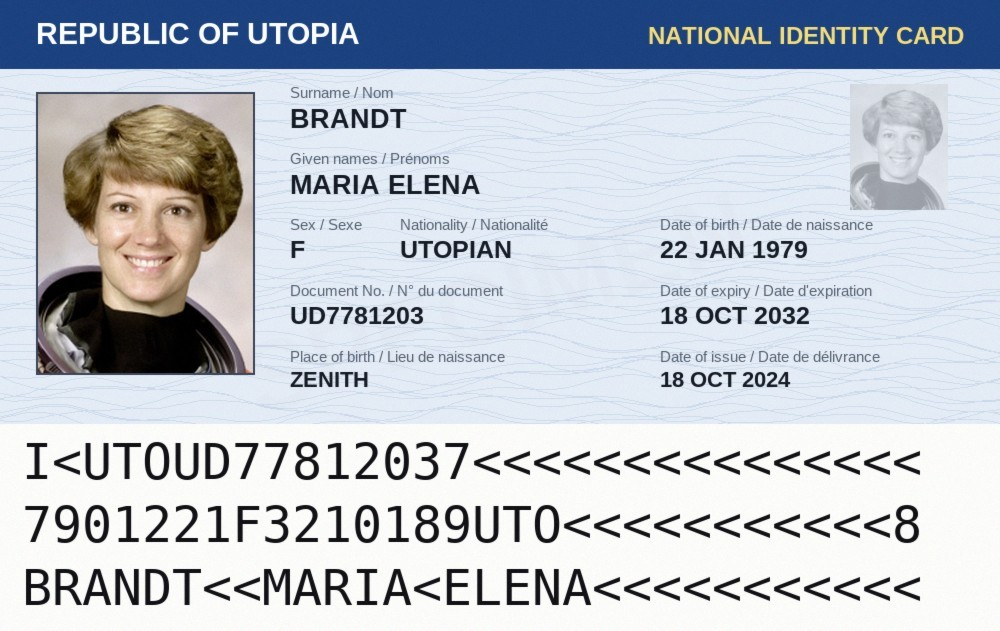
#> input picture data/samples/alias_identity/id_card.jpg, 1000 x 631 px
$ python -i stamps.py   (imports and definitions only)   (older library calls are emulated)
#> lines starting #> are read from the running program, lines starting #| are printed output that depends on the picture; after the words box and inside, x2 and y2 are one past the last pixel; in counts of white or black regions, pixels touching at a corner belong together
#> further down, picture is the input picture: shape (631, 1000, 3); mean B, G, R 206.8, 197.7, 191.4
### docscreen/modules/result.py
"""Shared result shape used by every analysis module.

    {"status": "ok" | "warn" | "fail" | "skipped",
     "findings": [{"severity", "code", "text", "bbox": [x, y, w, h] | None}],
     "details": {...}}

Severities (lowest to highest): info, low, medium, high, critical.
"""
from __future__ import annotations

SEVERITIES = ("info", "low", "medium", "high", "critical")
_RANK = {s: i for i, s in enumerate(SEVERITIES)}


# [7 lines left out: function finding, not called in this run]


def status_from(findings: list[dict]) -> str:
    worst = max((_RANK[f["severity"]] for f in findings), default=0)
    if worst >= _RANK["high"]:
        return "fail"
    if worst >= _RANK["low"]:
        return "warn"
    return "ok"


def result(findings: list[dict] | None = None, details: dict | None = None, status: str | None = None) -> dict:
    findings = findings or []
    return {"status": status or status_from(findings), "findings": findings, "details": details or {}}


def skipped(reason: str) -> dict:
    return {"status": "skipped", "findings": [], "details": {"reason": reason}}


def worst(findings: list[dict]) -> str:
    return max((f["severity"] for f in findings), key=lambda s: _RANK[s], default="info")

### docscreen/modules/stamps.py
"""Stamp analysis: locate ink stamps, flag cloned stamps and stamps that lack real ink texture."""
from __future__ import annotations

import cv2
import numpy as np

from .result import finding, result


def find_stamps(img_bgr: np.ndarray, exclude: list[list[int]] | None = None) -> list[dict]:
    H, W = img_bgr.shape[:2]
#> H = 631; W = 1000
    hsv = cv2.cvtColor(img_bgr, cv2.COLOR_BGR2HSV)
#> hsv: shape (631, 1000, 3); mean H, S, V 76.3, 39.6, 210.4
    ink = ((hsv[..., 1] > 60) & (hsv[..., 2] < 225)).astype(np.uint8)
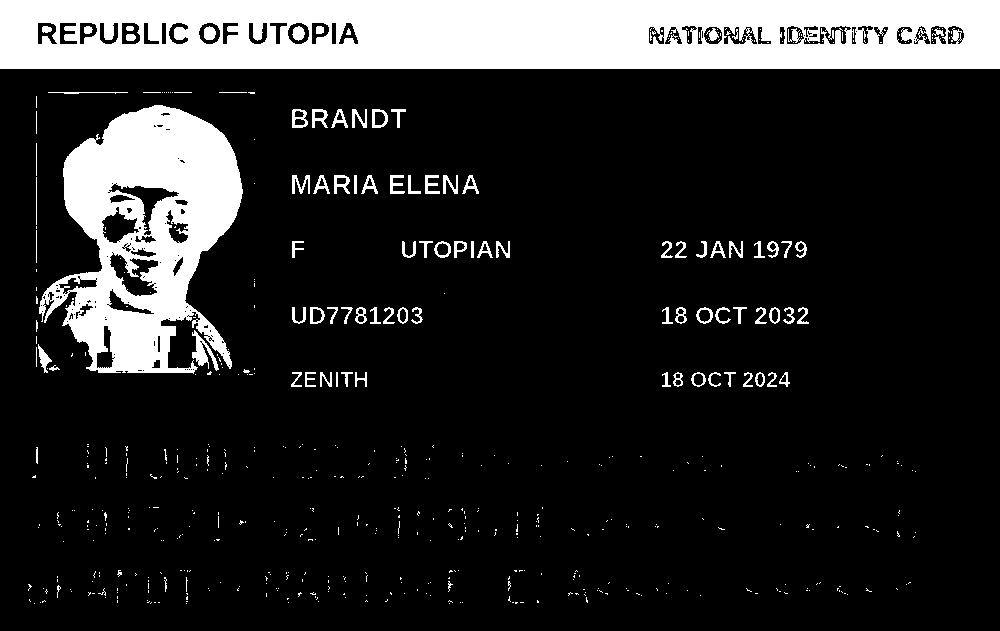
#> ink: shape (631, 1000); values 0 (black) and 1 (white), 16.3% white; 577 white regions (484 under 20 px), largest, box (x1, y1, x2, y2) and area: (0, 0, 1000, 69) 63078, (39, 105, 243, 374) 30062, (192, 330, 219, 371) 405
    for e in exclude or []:
        x, y, w, h = e
        ink[max(0, y - 8): y + h + 8, max(0, x - 8): x + w + 8] = 0
    closed = cv2.morphologyEx(ink, cv2.MORPH_CLOSE, cv2.getStructuringElement(cv2.MORPH_ELLIPSE, (21, 21)))
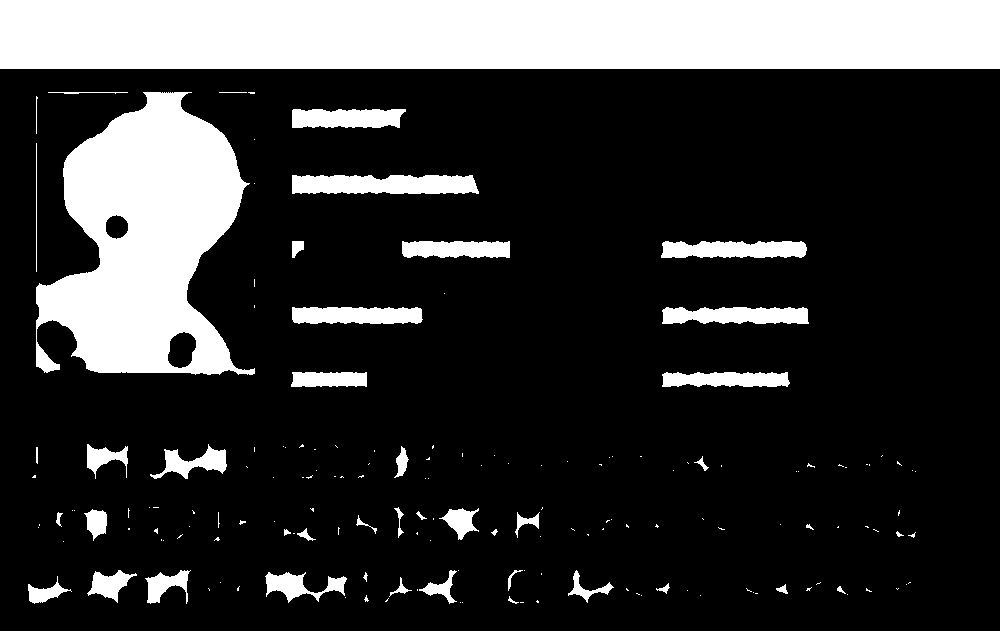
#> closed: shape (631, 1000); values 0 (black) and 1 (white), 20.9% white; 167 white regions (122 under 20 px), largest, box (x1, y1, x2, y2) and area: (0, 0, 1000, 69) 69000, (36, 92, 255, 375) 37968, (292, 175, 479, 194) 3201
    n, lab, stats, _ = cv2.connectedComponentsWithStats(closed, 8)
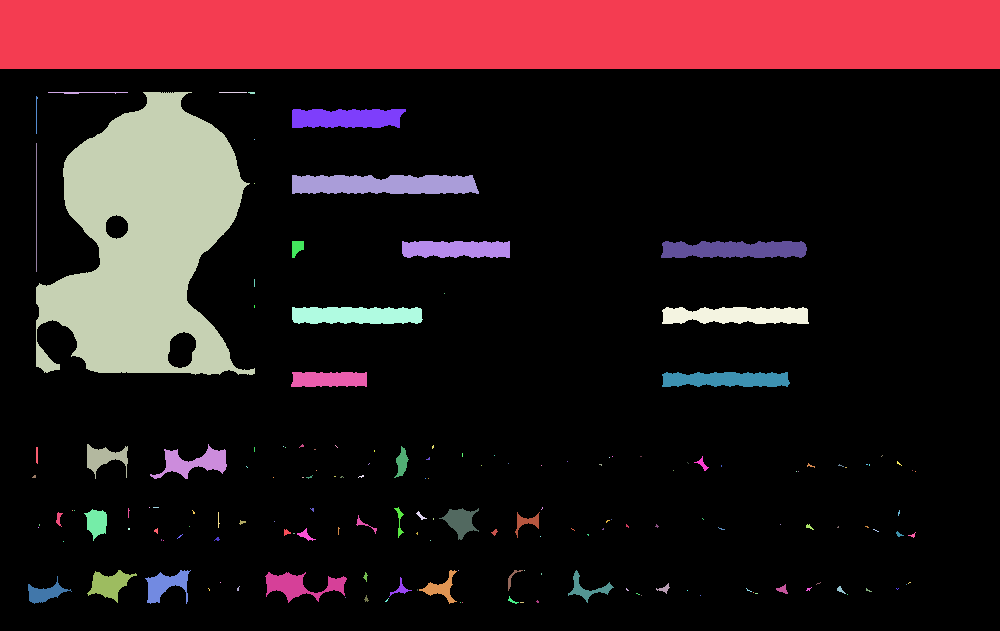
#> lab: shape (631, 1000) int32; 168 distinct labels, from 0 to 167; one colour per label, 0 black
#> n = 168; stats = 168 rows, first 6: [0, 69, 1000, 562, 499216], [0, 0, 1000, 69, 69000], [48, 92, 80, 2, 96], [36, 92, 219, 283, 37968], [219, 92, 28, 1, 28], [248, 92, 7, 2, 12]
    out = []
    for i in range(1, n):
        x, y, w, h, area = stats[i]
        if w < 70 or h < 55 or w > 0.45 * W or h > 0.45 * H:
            continue
        if not 0.45 < w / h < 2.2:
            continue
        core = ink[y:y + h, x:x + w]
        fill = float(core.mean())
        if fill > 0.40 or fill < 0.03:  # photos are dense, stray colour is sparse; stamps are line art
            continue
        s = hsv[y:y + h, x:x + w, 1].astype(np.float32)
        m = core.astype(bool)
        inner = cv2.erode(core, np.ones((3, 3), np.uint8)).astype(bool)
        vals = s[inner] if inner.sum() > 40 else s[m]
        cv = float(vals.std() / (vals.mean() + 1e-6))
        out.append({"bbox": [int(x), int(y), int(w), int(h)], "fill": round(fill, 3), "ink_cv": round(cv, 3),
                    "hue": int(np.median(hsv[y:y + h, x:x + w, 0][m]))})
#> this loop made 167 passes
#> pass 3, in find_stamps, `core = ink[y:y + h, x:x + w]`:
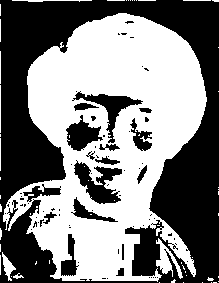
#> core: shape (283, 219); values 0 (black) and 1 (white), 50.3% white; 79 black regions (62 under 20 px), largest, box (x1, y1, x2, y2) and area: (0, 0, 219, 283) 26231, (74, 160, 122, 204) 1012, (72, 91, 143, 143) 833
#> after the loop, out = []
    out.sort(key=lambda s: (s["bbox"][1], s["bbox"][0]))
    return out


def _ncc(a: np.ndarray, b: np.ndarray) -> float:
    h, w = min(a.shape[0], b.shape[0]), min(a.shape[1], b.shape[1])
    a, b = a[:h, :w].astype(np.float32).ravel(), b[:h, :w].astype(np.float32).ravel()
    a, b = a - a.mean(), b - b.mean()
    return float(a @ b / (np.linalg.norm(a) * np.linalg.norm(b) + 1e-9))


def _orb_clone(a: np.ndarray, b: np.ndarray) -> float:
    """Cloned-and-rotated/scaled stamp: align a onto b with matched feature points and return the
    correlation of the aligned crops (0 when no consistent alignment exists)."""
    orb = cv2.ORB_create(600)
    ka, da = orb.detectAndCompute(a, None)
    kb, db = orb.detectAndCompute(b, None)
    if da is None or db is None or len(ka) < 12 or len(kb) < 12:
        return 0.0
    matches = cv2.BFMatcher(cv2.NORM_HAMMING).knnMatch(da, db, k=2)
    good = [m[0] for m in matches if len(m) == 2 and m[0].distance < 0.7 * m[1].distance]
    if len(good) < 12:
        return 0.0
    src = np.float32([ka[m.queryIdx].pt for m in good])
    dst = np.float32([kb[m.trainIdx].pt for m in good])
    M, inl = cv2.estimateAffinePartial2D(src, dst, method=cv2.RANSAC, ransacReprojThreshold=3.0)
    if M is None or inl.sum() < 12:
        return 0.0
    warped = cv2.warpAffine(a, M, (b.shape[1], b.shape[0]), borderMode=cv2.BORDER_REPLICATE)
    return _ncc(warped, b)


def _acuity(gray: np.ndarray, box) -> float:
    x, y, w, h = box
    roi = gray[y:y + h, x:x + w].astype(np.float32)
    gm = np.hypot(cv2.Sobel(roi, cv2.CV_32F, 1, 0), cv2.Sobel(roi, cv2.CV_32F, 0, 1))
    con = np.percentile(roi, 97) - np.percentile(roi, 1) + 1e-6
    return float(np.percentile(gm, 99.5) / con)


def analyse(img_bgr: np.ndarray, exclude: list[list[int]] | None = None) -> dict:
    stamps = find_stamps(img_bgr, exclude)
#> stamps = []
    gray = cv2.cvtColor(img_bgr, cv2.COLOR_BGR2GRAY)
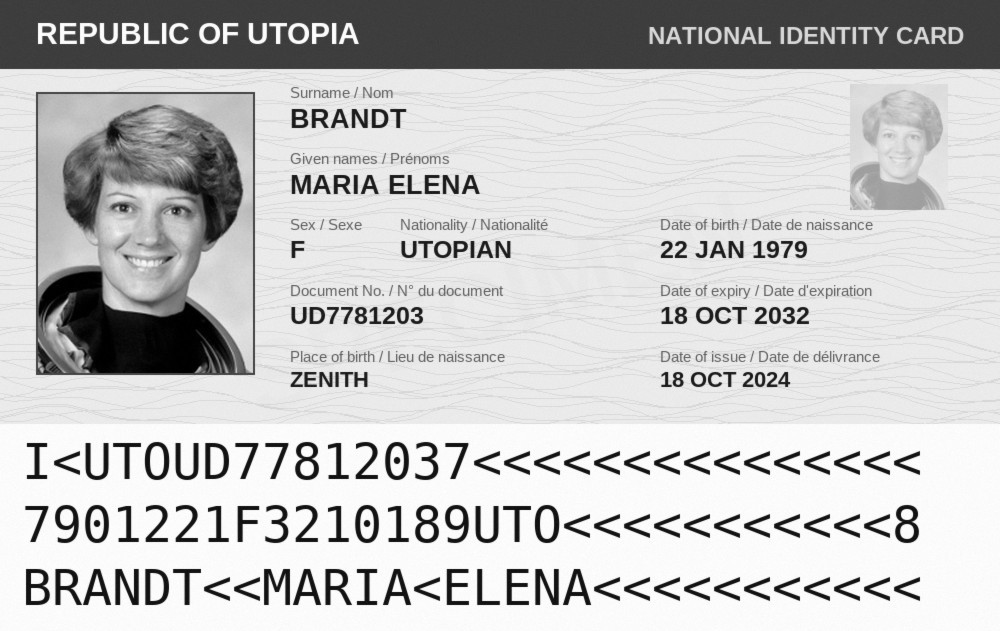
#> gray: shape (631, 1000); min 0, max 255, mean 196.9
    fs = []
    ref = 0.0
    for i in range(len(stamps)):
        for j in range(i + 1, len(stamps)):
            a, b = stamps[i]["bbox"], stamps[j]["bbox"]
            ca = gray[a[1]:a[1] + a[3], a[0]:a[0] + a[2]]
            cb = gray[b[1]:b[1] + b[3], b[0]:b[0] + b[2]]
            same_size = abs(a[2] - b[2]) <= 0.06 * a[2] and abs(a[3] - b[3]) <= 0.06 * a[3]
            ncc = _ncc(ca, cb) if same_size else 0.0
            aligned = 0.0 if ncc >= 0.96 else _orb_clone(ca, cb)
            if ncc >= 0.96 or aligned >= 0.96:
                how = f"pixel correlation {max(ncc, aligned):.2f}" + ("" if ncc >= 0.96 else " after rotation/scale alignment")
                fs.append(finding("high", "STP_COPY_MOVE",
                                  f"Two stamps are identical ({how}). Genuine hand-stamped impressions are never exact copies - one was cloned.", b,
                                  other=a))
#> this loop made 0 passes
#> after the loop, fs = []
    # a stamp pasted in afterwards has crisper edges than everything that was scanned with the page
    page = gray.copy()
    for s in stamps:
        x, y, w, h = s["bbox"]
        page[y:y + h, x:x + w] = int(np.median(gray))
    ref = _acuity(page, (0, 0, page.shape[1], page.shape[0]))
#> in _acuity, `gm = np.hypot(cv2.Sobel(roi, cv2.CV_32F, 1, 0), cv2.Sobel(roi, cv2.CV_..`:
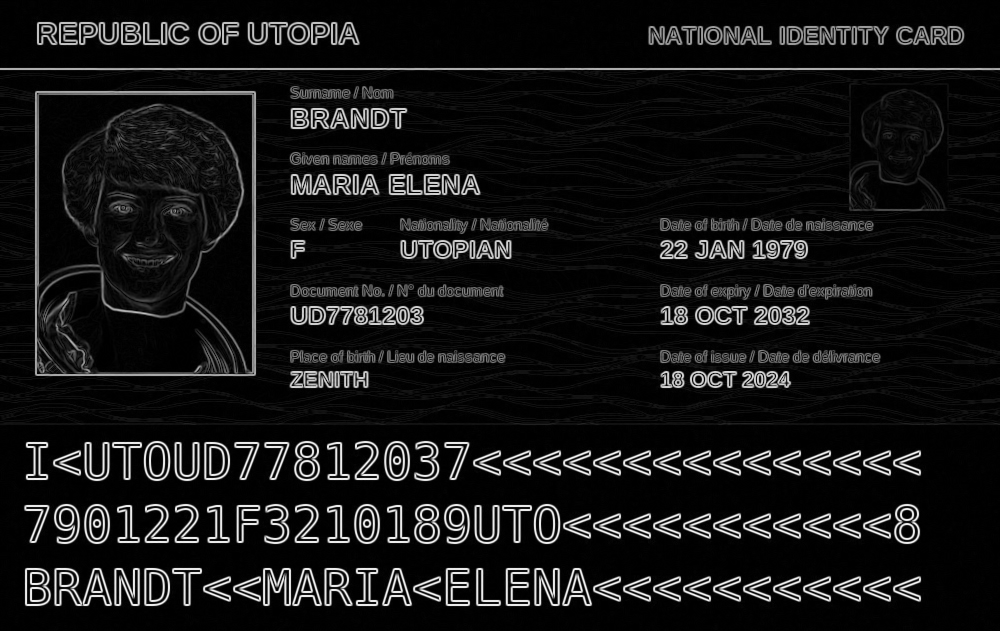
#> gm: shape (631, 1000) float32; min 0, max 940.5, mean 82.2; drawn with min black and max white
#> in _acuity, `con = np.percentile(roi, 97) - np.percentile(roi, 1) + 1e-6`: con = 246
#> ref = 3.59
    for s in stamps:
        s["acuity"] = round(_acuity(gray, s["bbox"]), 2)
        if s["acuity"] - ref > 0.14:
            fs.append(finding("high", "STP_TOO_CLEAN",
                              f"Stamp edges are {s['acuity'] / ref - 1:.0%} sharper than the rest of the page: it was added digitally after the page was captured.",
                              s["bbox"]))
    return result(fs, {"stamps": stamps, "count": len(stamps), "page_acuity": round(ref, 2) if stamps else None})
#> in result, `findings = findings or []`: findings = []
#> in status_from, `worst = max((_RANK[f["severity"]] for f in findings), default=0)`: worst = 0

>>> import cv2
>>> picture = cv2.imread('../../data/samples/alias_identity/id_card.jpg')
>>> result = analyse(picture)
#> result = 3 items
